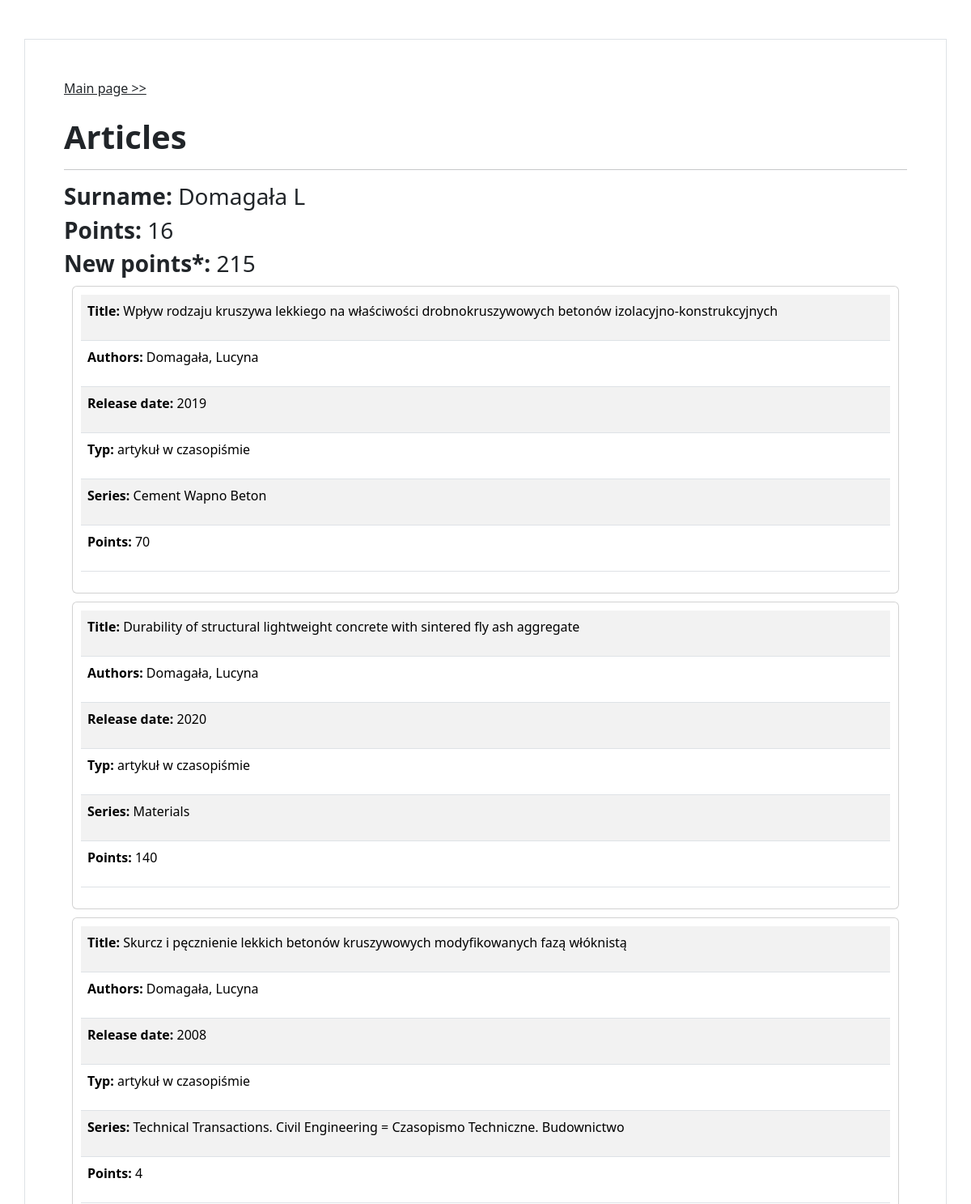
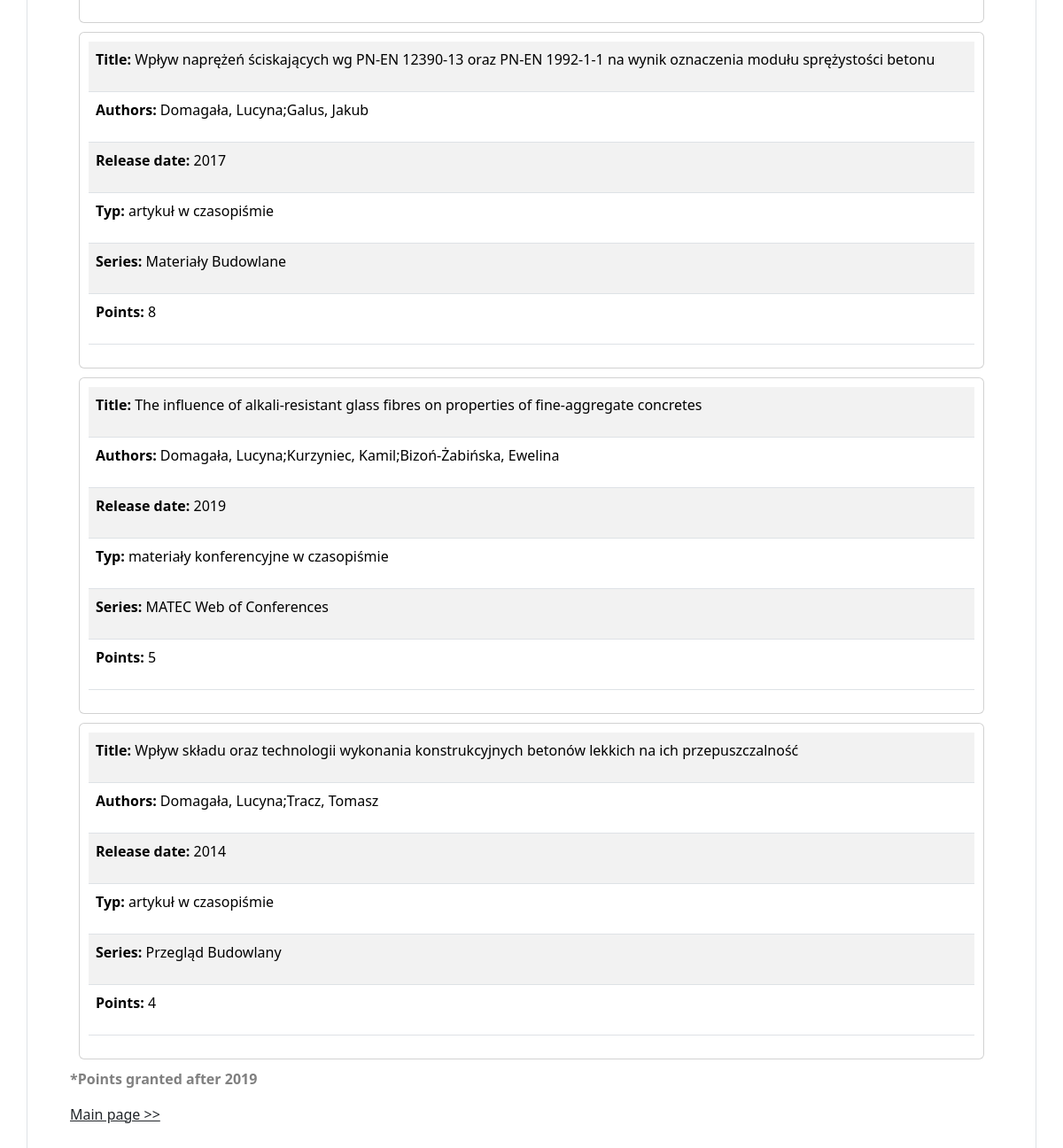
/articles/6, run on the app's committed database (2 pictures, top to bottom).
### biblos/models.py (models this page shows)
class Author(models.Model):
    name = models.CharField(max_length = 200, blank=True, null=True, unique = True)
    class Meta:
        db_table = 'author'

class Article(models.Model):
    author = models.ForeignKey(Author, on_delete=models.CASCADE)
    title = models.CharField(max_length = 200)
    authors = models.CharField(max_length = 200, blank=True, null=True)
    ext_authors = models.CharField(max_length = 200, blank=True, null=True)
    typ = models.CharField(max_length = 200, blank=True, null=True)
    series = models.CharField(max_length = 200, blank=True, null=True)
    release_date = models.CharField(max_length = 200, blank=True, null=True)
    points = models.IntegerField(blank=True, null=True)
    mnisw_list = models.CharField(max_length = 200, blank=True, null=True)
    impact = models.CharField(max_length = 200, blank=True, null=True)
    class Meta:
        db_table = 'article'

### biblos/views.py (the view)
# urls.py: path('articles/<int:id>', views.author_view, name='articles'),
def author_view(request, id):
    author = Author.objects.filter(id=id).first()
    articles = Article.objects.filter(author=author, points__gt=0)
    points = 0
    new_points = 0
    for article in articles:
        if article.release_date:
            if int(article.release_date)>=2019:
                new_points += article.points
            else:
                points += article.points
        else:
            points += article.points
    context = dict({"author": author, "articles": articles, "points": points, "new_points": new_points})
    return render(request, 'biblos/author_view.html', context=context)

### biblos/templates/biblos/author_view.html (shortened to what this page needs)
{% extends 'biblos/base.html' %}
{% block content %}
<div class="container p-5 my-5 border">
    <a href='/' class="link-dark">Main page &gt;&gt;</a>
    <br>
    <br>
    <p class="h1" class="text-align: center"><b>Articles</b></p>
    <hr>
    <p class="h3"><b>Surname: </b>{{author.name}}</p>
    {% if points %}<p class="h3"><b>Points: </b>{{points}}</p>{% endif %}
    {% if new_points %}<p class="h3"><b>New points*: </b>{{new_points}}</p>{% endif %}
    {% for article in articles %}
        <div class="card" style="padding:10px; margin: 10px">
            <table class="table table-striped" >
                <tr><td><p id="article"><b>Title: </b>{{article.title}}</p></td></tr>
                <tr><td><p id="article"><b>Authors: </b>{{article.authors}}{% if article.ext_authors %};{{article.ext_authors}}{% endif %}</p></td></tr>
                {% if article.release_date %}<tr><td><p id="article"><b>Release date: </b>{{article.release_date}}</p></td></tr>{% endif %}
                {% if article.typ %}<tr><td><p id="article"><b>Typ: </b>{{article.typ}}</p></td></tr>{% endif %}
                {% if article.series %}<tr><td><p id="article"><b>Series: </b>{{article.series}}</p></td></tr>{% endif %}
                {% if article.points %}<tr><td><p id="article"><b>Points: </b>{{article.points}}</p></td></tr>{% endif %}
            </table>
        </div>
    {% endfor %}
    {% if new_points %}<p class="h7" style="color:grey;"><b>*Points granted after 2019</b></p>{% endif %}
    <a href='/' class="link-dark">Main page &gt;&gt;</a>
</div>
{% endblock %}

### data on the page
Author: name "Domagała L"
Article: title "Wpływ rodzaju kruszywa lekkiego na właściwości drobnokruszywowych betonów izolacyjno-konstrukcyjnych", authors "Domagała, Lucyna", release_date "2019", typ "artykuł w czasopiśmie", series "Cement Wapno Beton", points "70"
Article: title "Durability of structural lightweight concrete with sintered fly ash aggregate", authors "Domagała, Lucyna", release_date "2020", typ "artykuł w czasopiśmie", series "Materials", points "140"
Article: title "Skurcz i pęcznienie lekkich betonów kruszywowych modyfikowanych fazą włóknistą", authors "Domagała, Lucyna", release_date "2008", typ "artykuł w czasopiśmie", series "Technical Transactions. Civil Engineering = Czasopismo Techniczne. Budownictwo", points "4"
Article: title "Wpływ naprężeń ściskających wg PN-EN 12390-13 oraz PN-EN 1992-1-1 na wynik oznaczenia modułu sprężystości betonu", authors "Domagała, Lucyna", ext_authors "Galus, Jakub", release_date "2017", typ "artykuł w czasopiśmie", series "Materiały Budowlane", points "8"
Article: title "The influence of alkali-resistant glass fibres on properties of fine-aggregate concretes", authors "Domagała, Lucyna;Kurzyniec, Kamil", ext_authors "Bizoń-Żabińska, Ewelina", release_date "2019", typ "materiały konferencyjne w czasopiśmie", series "MATEC Web of Conferences", points "5"
Article: title "Wpływ składu oraz technologii wykonania konstrukcyjnych betonów lekkich na ich przepuszczalność", authors "Domagała, Lucyna;Tracz, Tomasz", release_date "2014", typ "artykuł w czasopiśmie", series "Przegląd Budowlany", points "4"

### other printed values
{{ points }} "16"
{{ new_points }} "215"
